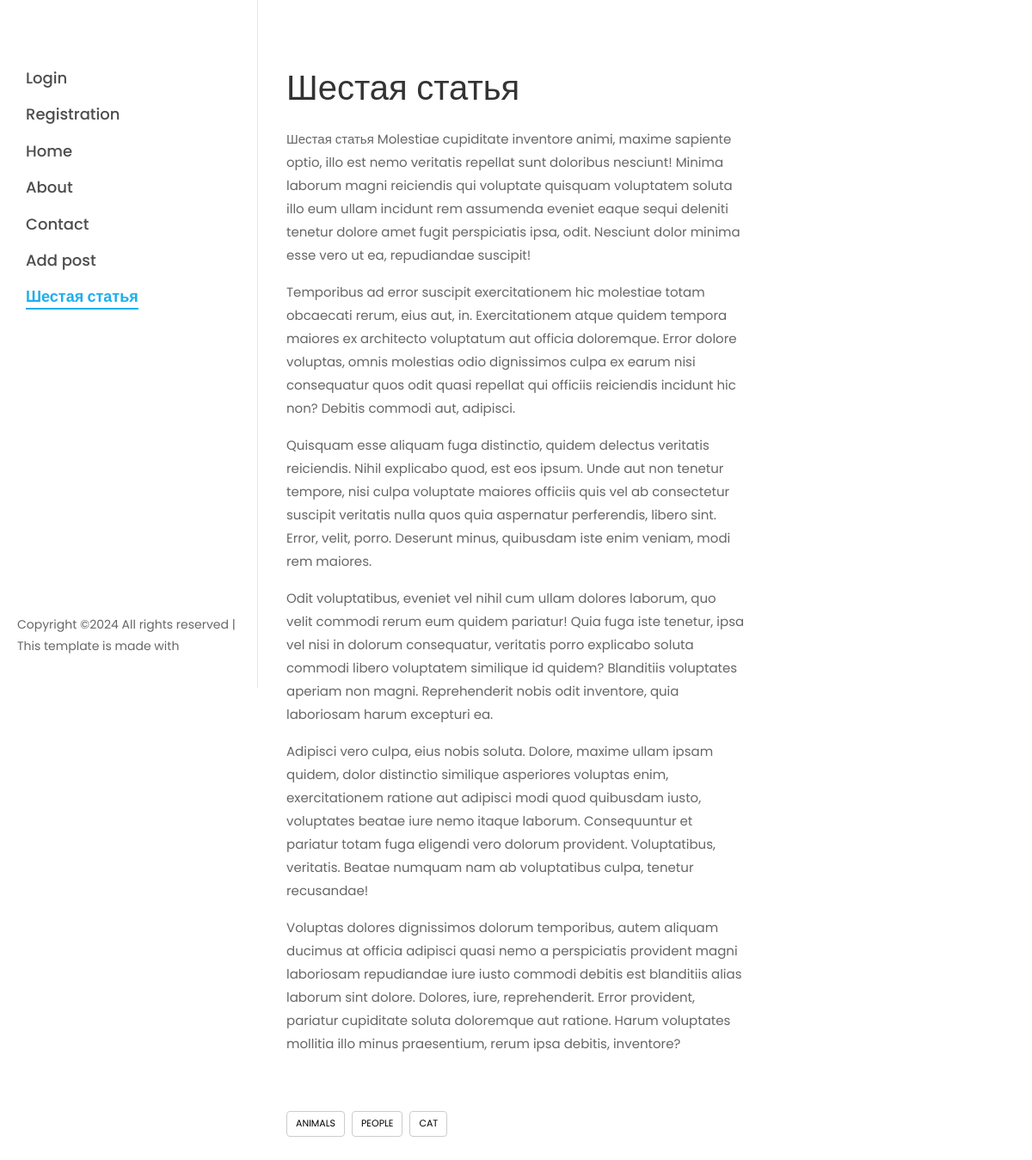
The page /post/shestaya/ on the database its author committed.
### main/models.py (models this page shows, shortened)
class Posts(models.Model):
    title = models.CharField(
        max_length=255,
        verbose_name="Заголовок",
        validators=[MinLengthValidator(3)],
    )
    content = models.TextField(blank=True, verbose_name="Содержание")
    title_photo = models.ImageField(
        blank=True,
        null=True,
        default=None,
        upload_to="photos/%Y/%m/%d/",
        verbose_name="Главное фото",
    )
    slug = models.SlugField(
        max_length=255,
        unique=True,
    )
    time_create = models.DateTimeField(auto_now_add=True, verbose_name="Время создания")
    tags = models.ManyToManyField(
        "Tags", blank=True, related_name="tags", verbose_name="Теги"
    )
    cats = models.ForeignKey(
        "Categories",
        blank=True,
        null=True,
        related_name="cats",
        on_delete=models.SET_NULL,
        verbose_name="Категории",
    )
    author = models.ForeignKey(get_user_model(), null = True, default = None, on_delete=models.SET_NULL, related_name="auth")
    class Meta:
        verbose_name = "Пост"
        verbose_name_plural = "Посты"

class Tags(models.Model):
    tag_name = models.CharField(max_length=255, unique=True, verbose_name = "Назвение тега")
    slug = models.SlugField(max_length=255, unique=True)
    def get_absolute_url(self):
        return reverse("tag_posts", kwargs={"tag_slug": self.slug})
    class Meta:
        verbose_name = "Тег"
        verbose_name_plural = "Теги"

### main/views.py (the view)
# urls.py: path("post/<slug:post_slug>/", views.post.as_view(), name="post"),
class post(DataMixin, DetailView):
    model = Posts
    template_name = "main/post.html"
    context_object_name = "post"
    slug_url_kwarg = "post_slug"
    selected = "post"
    def get_context_data(self, **kwargs: Any) -> dict[str, Any]:
        context = super().get_context_data(**kwargs)
        return self.get_context_data_mixin(
            context,
            post_tags=cache.get_or_set("all_tags_post", context["post"].tags.all(), 60),
            post_comments=Comments.objects.filter(post=context["post"])
        )
    def get(self, request, *args, **kwargs):
        self.object = self.get_object()
        context = self.get_context_data(object=self.object)
        context["form"] = Add_comment_form()
        return self.render_to_response(context)
    def post(self, request, *args, **kwargs):
        self.object = self.get_object()
        context = self.get_context_data(object=self.object)
        form = Add_comment_form(self.request.POST)
        if form.is_valid():
            f = form.save(commit=False)
            f.author_name = self.request.user.username
            f.email = self.request.user.email
            f.post = self.object
            f.save()
            form = Add_comment_form()
        else:
            form = Add_comment_form(self.request.POST)
        context["form"] = form
        return self.render_to_response(context)

### main/utils.py (called while the page is built)
    def get_context_data_mixin(self, context, **kwargs):
        context["selected"] = self.selected
        context["title"] = self.title
        context.update(kwargs)
        return context

### main/templates/main/post.html (shortened to what this page needs)
{% extends 'main/base.html' %}
{% load static %}
{% block content %}
		<div id="colorlib-main">
			<section class="ftco-section ftco-no-pt ftco-no-pb">
	    	<div class="container">
	    		<div class="row d-flex">
	    			<div class="col-lg-8 px-md-5 py-5">
	    				<div class="row pt-md-4">
	    					<h1 class="mb-3">{{post.title}}</h1>
		            <p>{{post.content}} Molestiae cupiditate inventore animi, maxime sapiente optio, illo est nemo veritatis repellat sunt doloribus nesciunt! Minima laborum magni reiciendis qui voluptate quisquam voluptatem soluta illo eum ullam incidunt rem assumenda eveniet eaque sequi deleniti tenetur dolore amet fugit perspiciatis ipsa, odit. Nesciunt dolor minima esse vero ut ea, repudiandae suscipit!</p>
		            <p>Temporibus ad error suscipit exercitationem hic molestiae totam obcaecati rerum, eius aut, in. Exercitationem atque quidem tempora maiores ex architecto voluptatum aut officia doloremque. Error dolore voluptas, omnis molestias odio dignissimos culpa ex earum nisi consequatur quos odit quasi repellat qui officiis reiciendis incidunt hic non? Debitis commodi aut, adipisci.</p>
		            <p>Quisquam esse aliquam fuga distinctio, quidem delectus veritatis reiciendis. Nihil explicabo quod, est eos ipsum. Unde aut non tenetur tempore, nisi culpa voluptate maiores officiis quis vel ab consectetur suscipit veritatis nulla quos quia aspernatur perferendis, libero sint. Error, velit, porro. Deserunt minus, quibusdam iste enim veniam, modi rem maiores.</p>
		            <p>Odit voluptatibus, eveniet vel nihil cum ullam dolores laborum, quo velit commodi rerum eum quidem pariatur! Quia fuga iste tenetur, ipsa vel nisi in dolorum consequatur, veritatis porro explicabo soluta commodi libero voluptatem similique id quidem? Blanditiis voluptates aperiam non magni. Reprehenderit nobis odit inventore, quia laboriosam harum excepturi ea.</p>
		            <p>Adipisci vero culpa, eius nobis soluta. Dolore, maxime ullam ipsam quidem, dolor distinctio similique asperiores voluptas enim, exercitationem ratione aut adipisci modi quod quibusdam iusto, voluptates beatae iure nemo itaque laborum. Consequuntur et pariatur totam fuga eligendi vero dolorum provident. Voluptatibus, veritatis. Beatae numquam nam ab voluptatibus culpa, tenetur recusandae!</p>
		            <p>Voluptas dolores dignissimos dolorum temporibus, autem aliquam ducimus at officia adipisci quasi nemo a perspiciatis provident magni laboriosam repudiandae iure iusto commodi debitis est blanditiis alias laborum sint dolore. Dolores, iure, reprehenderit. Error provident, pariatur cupiditate soluta doloremque aut ratione. Harum voluptates mollitia illo minus praesentium, rerum ipsa debitis, inventore?</p>
		            <div class="tag-widget post-tag-container mb-5 mt-5">
		              <div class="tagcloud">
							{% for t in post_tags %}
							<a href={{ t.get_absolute_url }} class="tag-cloud-link">{{t.tag_name}}</a>
							{% endfor %}
		              </div>
		            </div>
			    	</div>
{% endblock %}

### main/templates/main/base.html (shortened to what this page needs)
{% load static %}
<!DOCTYPE html>
<html lang="en">
  <head>
    <link rel="stylesheet" href={% static "main/css/open-iconic-bootstrap.min.css" %}>
    <link rel="stylesheet" href={% static "main/css/animate.css"%}>
    <link rel="stylesheet" href={% static "main/css/owl.carousel.min.css"%}>
    <link rel="stylesheet" href={% static "main/css/owl.theme.default.min.css"%}>
    <link rel="stylesheet" href={% static "main/css/magnific-popup.css"%}>
    <link rel="stylesheet" href={% static "main/css/aos.css"%}>
    <link rel="stylesheet" href={% static "main/css/ionicons.min.css"%}>
    <link rel="stylesheet" href={% static "main/css/bootstrap-datepicker.css"%}>
    <link rel="stylesheet" href={% static "main/css/jquery.timepicker.css"%}>
    <link rel="stylesheet" href={% static "main/css/flaticon.css"%}>
    <link rel="stylesheet" href={% static "main/css/icomoon.css"%}>
    <link rel="stylesheet" href={% static "main/css/style.css" %}	>
  </head>
  <body>
	<div id="colorlib-page">
		<aside id="colorlib-aside" role="complementary" class="js-fullheight">
			<nav id="colorlib-main-menu" role="navigation">
				<ul>
					{% if user.is_authenticated  %}
					<li {% if selected == "Profile" %}class="colorlib-active" {% endif %}> <a href={% url "users:profile" user.pk %}> {{user.username}} | profile</a></li>
					<li> <a href={% url "users:logout" %}> logout</a></li>
					{% else %}
					<li {% if selected == 'login' %} class="colorlib-active" {% endif %}><a href={% url "users:login" %} >Login</a>
					<li {% if selected == 'Registration' %} class="colorlib-active" {% endif %}><a href={% url "users:register" %}>Registration</a></li>
					{% endif %}
					<li {% if selected == 'index' %} class="colorlib-active" {% endif %}><a href={% url "index" %}>Home</a></li>
					<li {% if selected == 'about' %} class="colorlib-active" {% endif %}><a href={% url "about" %}>About</a></li>
					<li {% if selected == 'contact' %} class="colorlib-active" {% endif %}><a href={% url "contact" %}>Contact</a></li>
					<li {% if selected == 'add_post' %} class="colorlib-active" {% endif %}><a href={% url "add_post" %}> Add post</a></li>
					{% if selected == 'post' %}
					<li {% if selected == 'post' %} class="colorlib-active" {% endif %}><a>{{ post.title }}</a></li>
					{% endif %}
				</ul>
			</nav>
			<div class="colorlib-footer">
				<p class="pfooter">
	  Copyright &copy;<script>document.write(new Date().getFullYear());</script> All rights reserved | This template is made with
	  </p>
			</div>
		</aside>
	{% block content %}
	{% endblock %}
	</div>
  </body>
</html>

### rows shown on the page
Posts: title "Шестая статья", content "Шестая статья"
Tags: tag_name "ANIMALS"
Tags: tag_name "PEOPLE"
Tags: tag_name "CAT"
